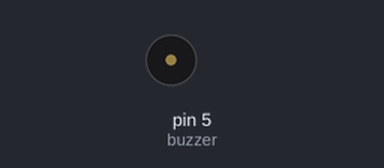
Simulated run of this sketch. Board: Arduino Uno, built with avr-gcc and run on an emulated ATmega328P. Parts: buzzer (waves = sounding).

Above: at 1.6 s.
At 4.9 s:
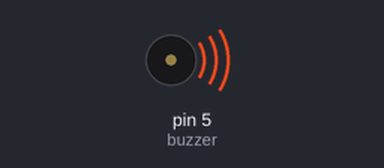
Timing chart, 0 to 5.2 s (numbered marks = the images above):
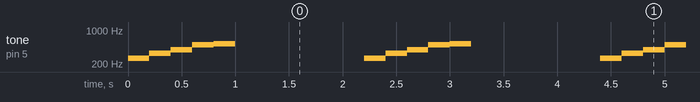

Measured:
- by itself, tone on pin 5 (buzzer): repeats every 2.2 s: 329 Hz 0.20 s, 392 Hz 0.20 s, 493 Hz 0.20 s, 523 Hz 0.20 s, silent 1.2 s, 261 Hz 0.20 s

The sketch:

Buzzer_ToneControl.ino
```cpp
/*---------------buzzer_ToneControl---------------------*/
/*-------------Source Code by---------------------------*/
/*------Modified & Adapted by Habib.m @Hab_mz-----------*/
/*-----------------------V1.1---------------------------*/

const int buzzer = 5;
void setup() {
  pinMode(buzzer, OUTPUT);

}

void loop() {
 for(int i = 0; i<1; i++){
      tone(buzzer, 261);
      delay(200);
//      tone(buzzer, 293);
      tone(buzzer, 329);
      delay(200);
//      tone(buzzer, 349);
//      delay(200);
      tone(buzzer, 392);
      delay(200);
//      tone(buzzer, 440);
//      delay(200);
      tone(buzzer, 493);
      delay(200);
      tone(buzzer, 523);
      delay(200);
      noTone(buzzer);
      delay(200);}

      delay(1000);
}
```
